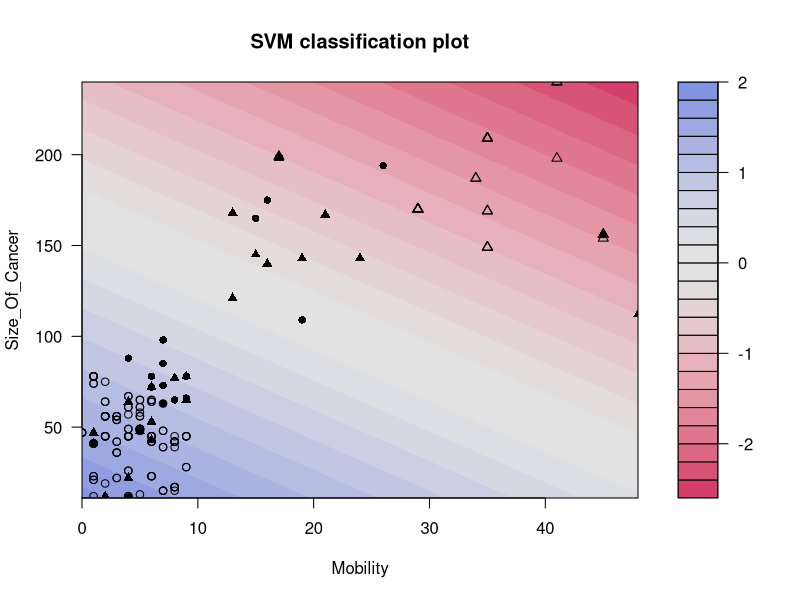

Source code (R):

data <- read.csv("OriginalDataSet.csv",TRUE,",") #import data
class(data)
data <- data[,1:8]

#select rows for train and test data
train_index <- sample(1:nrow(data), 0.8 * nrow(data))
test_index <- setdiff(1:nrow(data), train_index)

# Build X_train, y_train, X_test, y_test (x-features, y-target columns)
traindata=data[train_index,]
X_train <- data[train_index, -8]
y_train <- data[train_index, "Vital_Status"]

testdata=data[test_index,]
X_test <- data[test_index, -8]
y_test <- data[test_index, "Vital_Status"]

#import libraries (to plot and for svm)
library(ggplot2)
library(kernlab)

inssvp=ksvm(Vital_Status~Size_Of_Cancer+Mobility,data=traindata,type="C-svc",C=10, kernel="polydot")
plot(inssvp, data=traindata) 
accuracy<-sum(testdata$Vital_Status==predict(inssvp,testdata))/nrow(testdata)
accuracy
